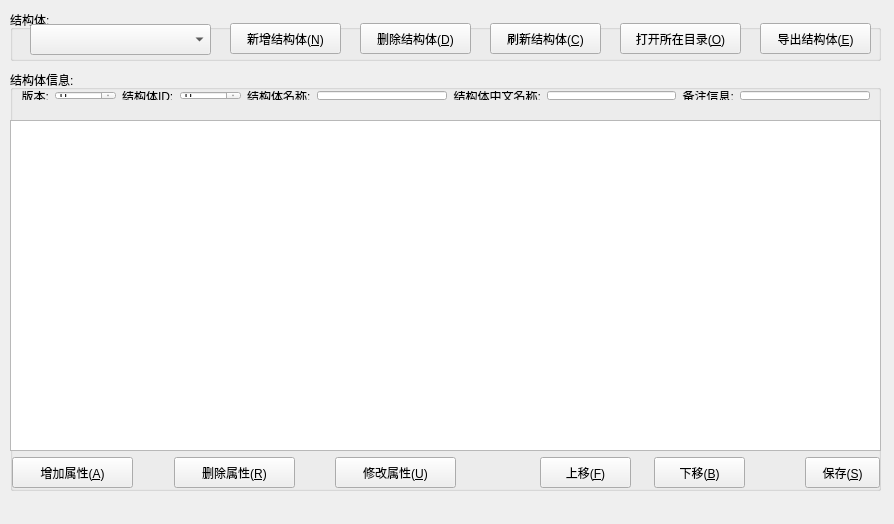
<?xml version="1.0" encoding="UTF-8"?>
<ui version="4.0">
 <class>MainWindow</class>
 <widget class="QMainWindow" name="MainWindow">
  <property name="geometry">
   <rect>
    <x>0</x>
    <y>0</y>
    <width>894</width>
    <height>524</height>
   </rect>
  </property>
  <property name="windowTitle">
   <string>MainWindow</string>
  </property>
  <widget class="QWidget" name="centralWidget">
   <widget class="QGroupBox" name="groupBox">
    <property name="geometry">
     <rect>
      <x>10</x>
      <y>10</y>
      <width>871</width>
      <height>51</height>
     </rect>
    </property>
    <property name="title">
     <string>结构体:</string>
    </property>
    <widget class="QPushButton" name="btnstructadd">
     <property name="geometry">
      <rect>
       <x>220</x>
       <y>13</y>
       <width>111</width>
       <height>31</height>
      </rect>
     </property>
     <property name="text">
      <string>新增结构体(&amp;N)</string>
     </property>
     <property name="icon">
      <iconset resource="images.qrc">
       <normaloff>:/images/images/enum_add.png</normaloff>:/images/images/enum_add.png</iconset>
     </property>
    </widget>
    <widget class="QPushButton" name="btnstructdelete">
     <property name="geometry">
      <rect>
       <x>350</x>
       <y>13</y>
       <width>111</width>
       <height>31</height>
      </rect>
     </property>
     <property name="text">
      <string>删除结构体(&amp;D)</string>
     </property>
     <property name="icon">
      <iconset resource="images.qrc">
       <normaloff>:/images/images/enum_delete.png</normaloff>:/images/images/enum_delete.png</iconset>
     </property>
    </widget>
    <widget class="QComboBox" name="comboBox">
     <property name="geometry">
      <rect>
       <x>20</x>
       <y>14</y>
       <width>181</width>
       <height>31</height>
      </rect>
     </property>
     <property name="font">
      <font>
       <pointsize>16</pointsize>
      </font>
     </property>
    </widget>
    <widget class="QPushButton" name="btnstructrefresh">
     <property name="geometry">
      <rect>
       <x>480</x>
       <y>13</y>
       <width>111</width>
       <height>31</height>
      </rect>
     </property>
     <property name="text">
      <string>刷新结构体(&amp;C)</string>
     </property>
     <property name="icon">
      <iconset resource="images.qrc">
       <normaloff>:/images/images/enum_change.png</normaloff>:/images/images/enum_change.png</iconset>
     </property>
    </widget>
    <widget class="QPushButton" name="pushButton">
     <property name="geometry">
      <rect>
       <x>610</x>
       <y>13</y>
       <width>121</width>
       <height>31</height>
      </rect>
     </property>
     <property name="text">
      <string>打开所在目录(&amp;O)</string>
     </property>
     <property name="icon">
      <iconset resource="images.qrc">
       <normaloff>:/images/images/bookmark.png</normaloff>:/images/images/bookmark.png</iconset>
     </property>
    </widget>
    <widget class="QPushButton" name="btnstructsave">
     <property name="geometry">
      <rect>
       <x>750</x>
       <y>13</y>
       <width>111</width>
       <height>31</height>
      </rect>
     </property>
     <property name="text">
      <string>导出结构体(&amp;E)</string>
     </property>
     <property name="icon">
      <iconset resource="images.qrc">
       <normaloff>:/images/images/bookmark_folder.png</normaloff>:/images/images/bookmark_folder.png</iconset>
     </property>
    </widget>
   </widget>
   <widget class="QGroupBox" name="groupBox_2">
    <property name="geometry">
     <rect>
      <x>10</x>
      <y>70</y>
      <width>871</width>
      <height>421</height>
     </rect>
    </property>
    <property name="title">
     <string>结构体信息:</string>
    </property>
    <widget class="QTableView" name="tableView">
     <property name="geometry">
      <rect>
       <x>0</x>
       <y>50</y>
       <width>871</width>
       <height>331</height>
      </rect>
     </property>
    </widget>
    <widget class="QPushButton" name="btninfoadd">
     <property name="geometry">
      <rect>
       <x>2</x>
       <y>387</y>
       <width>121</width>
       <height>31</height>
      </rect>
     </property>
     <property name="text">
      <string>增加属性(&amp;A)</string>
     </property>
     <property name="icon">
      <iconset resource="images.qrc">
       <normaloff>:/images/images/bookmark_add.png</normaloff>:/images/images/bookmark_add.png</iconset>
     </property>
    </widget>
    <widget class="QPushButton" name="btninfodelete">
     <property name="geometry">
      <rect>
       <x>164</x>
       <y>387</y>
       <width>121</width>
       <height>31</height>
      </rect>
     </property>
     <property name="text">
      <string>删除属性(&amp;R)</string>
     </property>
     <property name="icon">
      <iconset resource="images.qrc">
       <normaloff>:/images/images/cancel.png</normaloff>:/images/images/cancel.png</iconset>
     </property>
    </widget>
    <widget class="QPushButton" name="btninfoupdate">
     <property name="geometry">
      <rect>
       <x>325</x>
       <y>387</y>
       <width>121</width>
       <height>31</height>
      </rect>
     </property>
     <property name="text">
      <string>修改属性(&amp;U)</string>
     </property>
     <property name="icon">
      <iconset resource="images.qrc">
       <normaloff>:/images/images/bookmark_toolbar.png</normaloff>:/images/images/bookmark_toolbar.png</iconset>
     </property>
    </widget>
    <widget class="QPushButton" name="btnup">
     <property name="geometry">
      <rect>
       <x>530</x>
       <y>387</y>
       <width>91</width>
       <height>31</height>
      </rect>
     </property>
     <property name="text">
      <string>上移(&amp;F)</string>
     </property>
     <property name="icon">
      <iconset resource="images.qrc">
       <normaloff>:/images/images/uparrow.png</normaloff>:/images/images/uparrow.png</iconset>
     </property>
    </widget>
    <widget class="QPushButton" name="btninfosave">
     <property name="geometry">
      <rect>
       <x>795</x>
       <y>387</y>
       <width>75</width>
       <height>31</height>
      </rect>
     </property>
     <property name="text">
      <string>保存(&amp;S)</string>
     </property>
     <property name="icon">
      <iconset resource="images.qrc">
       <normaloff>:/images/images/save_all.png</normaloff>:/images/images/save_all.png</iconset>
     </property>
    </widget>
    <widget class="QPushButton" name="btndown">
     <property name="geometry">
      <rect>
       <x>644</x>
       <y>387</y>
       <width>91</width>
       <height>31</height>
      </rect>
     </property>
     <property name="text">
      <string>下移(&amp;B)</string>
     </property>
     <property name="icon">
      <iconset resource="images.qrc">
       <normaloff>:/images/images/dowarrow.png</normaloff>:/images/images/dowarrow.png</iconset>
     </property>
    </widget>
    <widget class="QWidget" name="horizontalLayoutWidget">
     <property name="geometry">
      <rect>
       <x>0</x>
       <y>10</y>
       <width>871</width>
       <height>31</height>
      </rect>
     </property>
     <layout class="QHBoxLayout" name="horizontalLayout">
      <item>
       <widget class="QLabel" name="lblversion">
        <property name="text">
         <string>版本:</string>
        </property>
        <property name="alignment">
         <set>Qt::AlignRight|Qt::AlignTrailing|Qt::AlignVCenter</set>
        </property>
       </widget>
      </item>
      <item>
       <widget class="QSpinBox" name="txtversion">
        <property name="maximum">
         <number>65535</number>
        </property>
       </widget>
      </item>
      <item>
       <widget class="QLabel" name="lblid">
        <property name="text">
         <string>结构体ID:</string>
        </property>
       </widget>
      </item>
      <item>
       <widget class="QSpinBox" name="txtid">
        <property name="maximum">
         <number>65535</number>
        </property>
       </widget>
      </item>
      <item>
       <widget class="QLabel" name="lblname">
        <property name="text">
         <string>结构体名称:</string>
        </property>
       </widget>
      </item>
      <item>
       <widget class="QLineEdit" name="txtname"/>
      </item>
      <item>
       <widget class="QLabel" name="lbluiname">
        <property name="text">
         <string>结构体中文名称:</string>
        </property>
        <property name="alignment">
         <set>Qt::AlignRight|Qt::AlignTrailing|Qt::AlignVCenter</set>
        </property>
       </widget>
      </item>
      <item>
       <widget class="QLineEdit" name="txtuiname"/>
      </item>
      <item>
       <widget class="QLabel" name="lblinfo">
        <property name="text">
         <string>备注信息:</string>
        </property>
        <property name="alignment">
         <set>Qt::AlignRight|Qt::AlignTrailing|Qt::AlignVCenter</set>
        </property>
       </widget>
      </item>
      <item>
       <widget class="QLineEdit" name="txtinfo"/>
      </item>
     </layout>
    </widget>
   </widget>
  </widget>
  <widget class="QMenuBar" name="menuBar">
   <property name="geometry">
    <rect>
     <x>0</x>
     <y>0</y>
     <width>894</width>
     <height>19</height>
    </rect>
   </property>
  </widget>
 </widget>
 <layoutdefault spacing="6" margin="11"/>
 <resources>
  <include location="images.qrc"/>
 </resources>
 <connections/>
</ui>
